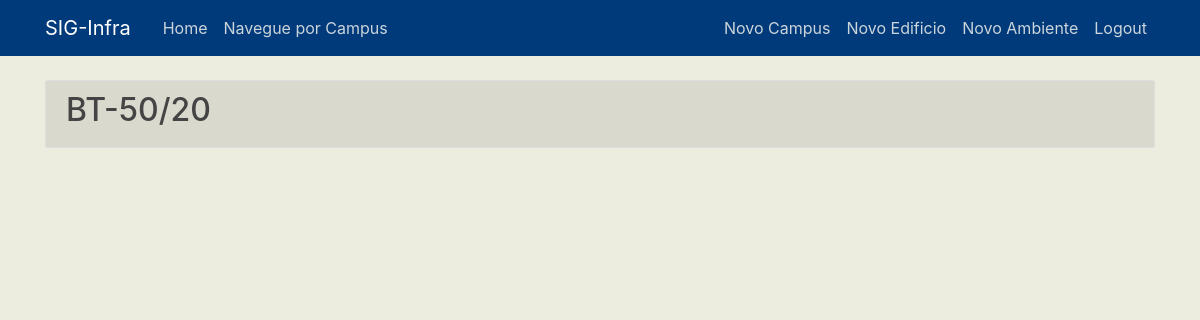
Before: /ambientes (signed in) with the older database file.
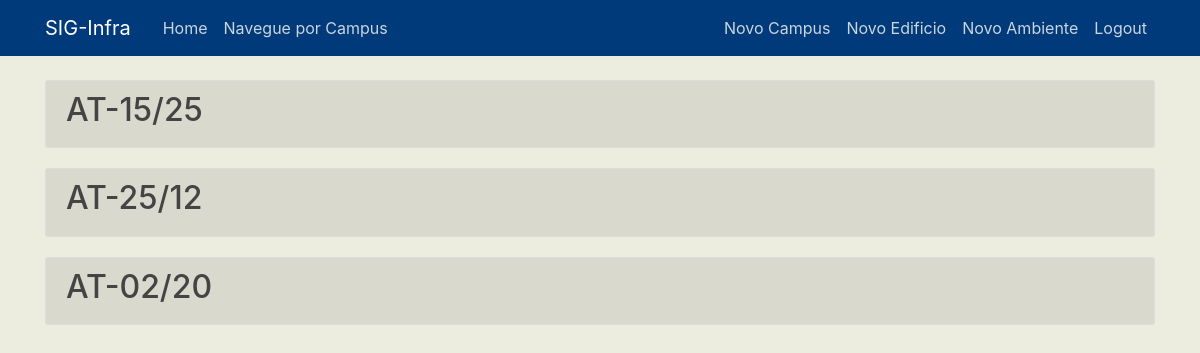
After: the same page with the newer database file.
### sicinfra/models.py (models this page shows)
class Ambientes(db.Model):
    id = db.Column(db.Integer, primary_key=True)
    endereco = db.Column(db.String(15), nullable=False)
    descricao = db.Column(db.String(50), nullable=False)
    area_total = db.Column(db.Float(precision=',2'), nullable=False)
    area_util = db.Column(db.Float(precision=',2'), nullable=False)
    uso = db.Column(db.String(30), nullable=False)
    id_edificio = db.Column(db.Integer, db.ForeignKey('edificios.id'), nullable=False)

### sicinfra/routes.py (the view)
@app.route("/ambientes")
def ambientes():
    ambientes = Ambientes.query.all()
    return render_template('ambientes.html', title='Ambientes', ambientes=ambientes)

### sicinfra/models.py (called while the page is built)
@login_manager.user_loader
def load_user(user_id):
    return User.query.get(int(user_id))

### sicinfra/templates/ambientes.html
{% extends "layout.html" %}
{% block content %}
    {% for ambiente in ambientes %}
        <article class="media content-section">
          <div class="media-body">
            <h2><a class="article-title" href="{{url_for('ambiente', ambiente_id=ambiente.id)}}">{{ ambiente.endereco }}</a></h2>
          </div>
        </article>
    {% endfor %}
{% endblock content %}

### sicinfra/templates/layout.html (shortened to what this page needs)
<!DOCTYPE html>
<html>
<head>
    <link rel="stylesheet" href="https://maxcdn.bootstrapcdn.com/bootstrap/4.0.0/css/bootstrap.min.css">
    <link rel="stylesheet" type="text/css" href="{{ url_for('static', filename='main.css') }}">
</head>
<body>
    <header class="site-header">
      <nav class="navbar navbar-expand-md navbar-dark bg-steel fixed-top">
        <div class="container">
          <a class="navbar-brand mr-4" href="/">SIG-Infra</a>
          <div class="collapse navbar-collapse" id="navbarToggle">
            <div class="navbar-nav mr-auto">
              <a class="nav-item nav-link" href="{{ url_for('home') }}">Home</a>
              <a class="nav-item nav-link" href="{{ url_for('campi') }}">Navegue por Campus</a>
            </div>
            <div class="navbar-nav">
              {% if current_user.is_authenticated %}
                <a class="nav-item nav-link" href="{{ url_for('novo_campus') }}">Novo Campus</a>
                <a class="nav-item nav-link" href="{{ url_for('novo_edificio') }}">Novo Edificio</a>
                <a class="nav-item nav-link" href="{{ url_for('novo_ambiente') }}">Novo Ambiente</a>
                <a class="nav-item nav-link" href="{{ url_for('logout') }}">Logout</a>
              {% else %}
                <a class="nav-item nav-link" href="{{ url_for('login') }}">Login</a>
                <a class="nav-item nav-link" href="{{ url_for('register') }}">Novo usuario</a>
              {% endif %}
            </div>
          </div>
        </div>
      </nav>
    </header>
    <main role="main" class="container">
      <div class="row">
        <div class="col-md-12">
          {% block content %}{% endblock %}
        </div>
      </div>
    </main>
</body>
</html>

### sicinfra/static/main.css (style rules this page uses)
body { background: #ededdf; color: #333333; margin-top: 5rem; }
h1, h2, h3, h4, h5, h6 { color: #444444; }
.bg-steel { background-color: #003a7a; }
.site-header .navbar-nav .nav-link { color: #cbd5db; }
.content-section { background: #d9d9ce; padding: 10px 20px; border: 1px solid #dddddd; border-radius: 3px; margin-bottom: 20px; }
.article-title { color: #444444; }

Changed rows visible on the page:
removed Ambientes: endereco "BT-50/20"
added Ambientes: endereco "AT-15/25"
added Ambientes: endereco "AT-25/12"
added Ambientes: endereco "AT-02/20"
